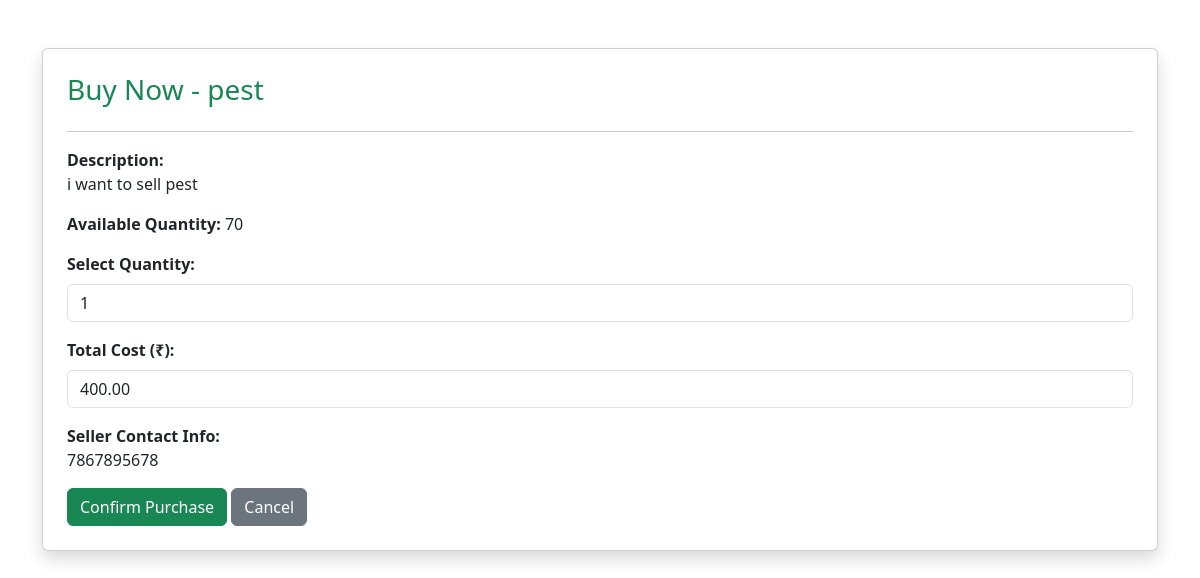
The app's page /marketplace/buy_item.php?id=5 (signed in) with its own data.
### tables this page shows
CREATE TABLE `marketplace_items` (
  `id` int(11) NOT NULL,
  `user_id` int(11) NOT NULL,
  `item_name` varchar(255) NOT NULL,
  `description` text NOT NULL,
  `price` decimal(10,2) NOT NULL,
  `quantity` int(11) NOT NULL,
  `contact_info` varchar(255) NOT NULL,
  `created_at` timestamp NOT NULL DEFAULT current_timestamp()
);

### marketplace/buy_item.php (the view, shortened to what this page needs)
<?php
include '../config/db_connect.php';
$item_id = mysqli_real_escape_string($conn, $_GET['id']);
$query = "SELECT * FROM marketplace_items WHERE id = '$item_id'";
$result = mysqli_query($conn, $query);
$item = mysqli_fetch_assoc($result);
?>
<!DOCTYPE html>
<html lang="en">
<head>
    <link rel="stylesheet" href="https://cdn.jsdelivr.net/npm/bootstrap@5.3.0/dist/css/bootstrap.min.css">
</head>
<body>
<div class="container mt-5">
    <div class="card shadow p-4">
        <h3 class="text-success">Buy Now - <?= htmlspecialchars($item['item_name']) ?></h3>
        <hr>
        <form action="place_order.php" method="POST">
            <p><strong>Description:</strong><br> <?= htmlspecialchars($item['description']) ?></p>
            <p><strong>Available Quantity:</strong> <?= $item['quantity'] ?></p>
            <div class="mb-3">
                <label for="quantity" class="form-label"><strong>Select Quantity:</strong></label>
                <input type="number" class="form-control" id="quantity" name="quantity"
                       min="1" max="<?= $item['quantity'] ?>" value="1" required
                       oninput="updateTotal()">
            </div>
            <div class="mb-3">
                <label for="total_cost" class="form-label"><strong>Total Cost (₹):</strong></label>
                <input type="text" class="form-control" id="total_cost" name="total_cost" readonly>
            </div>
            <p><strong>Seller Contact Info:</strong><br> <?= htmlspecialchars($item['contact_info']) ?></p>
            <button type="submit" class="btn btn-success">Confirm Purchase</button>
            <a href="marketplace.php" class="btn btn-secondary">Cancel</a>
        </form>
    </div>
</div>
</body>
</html>

### records on screen
marketplace_items: item_name "pest", description "i want to sell pest", quantity "70", contact_info "7867895678"
